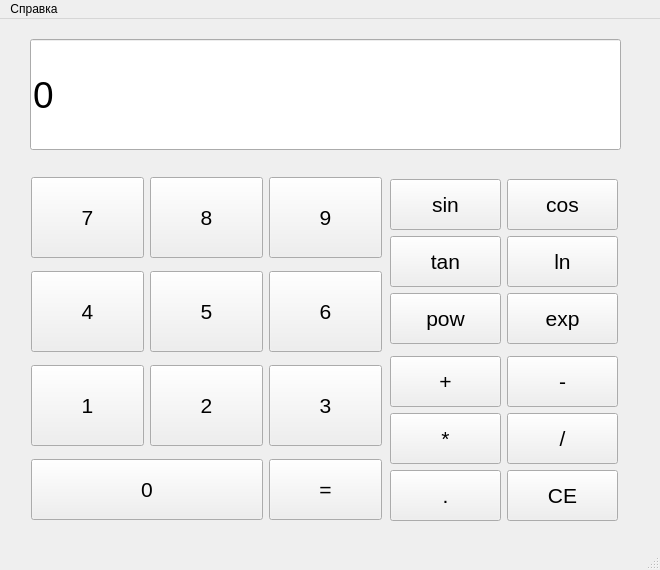
<?xml version="1.0" encoding="UTF-8"?>
<ui version="4.0">
 <class>MainWindow</class>
 <widget class="QMainWindow" name="MainWindow">
  <property name="geometry">
   <rect>
    <x>0</x>
    <y>0</y>
    <width>660</width>
    <height>570</height>
   </rect>
  </property>
  <property name="minimumSize">
   <size>
    <width>660</width>
    <height>570</height>
   </size>
  </property>
  <property name="maximumSize">
   <size>
    <width>660</width>
    <height>570</height>
   </size>
  </property>
  <property name="windowTitle">
   <string>Калькулятор</string>
  </property>
  <widget class="QWidget" name="centralwidget">
   <widget class="QLineEdit" name="lineEdit">
    <property name="geometry">
     <rect>
      <x>30</x>
      <y>20</y>
      <width>591</width>
      <height>111</height>
     </rect>
    </property>
    <property name="minimumSize">
     <size>
      <width>591</width>
      <height>111</height>
     </size>
    </property>
    <property name="font">
     <font>
      <pointsize>28</pointsize>
     </font>
    </property>
    <property name="text">
     <string>0</string>
    </property>
   </widget>
   <widget class="QWidget" name="">
    <property name="geometry">
     <rect>
      <x>31</x>
      <y>151</y>
      <width>351</width>
      <height>361</height>
     </rect>
    </property>
    <layout class="QGridLayout" name="gridLayout">
     <item row="0" column="0">
      <widget class="QPushButton" name="pushButton_7">
       <property name="minimumSize">
        <size>
         <width>111</width>
         <height>81</height>
        </size>
       </property>
       <property name="font">
        <font>
         <pointsize>16</pointsize>
        </font>
       </property>
       <property name="text">
        <string>7</string>
       </property>
      </widget>
     </item>
     <item row="0" column="1">
      <widget class="QPushButton" name="pushButton_8">
       <property name="minimumSize">
        <size>
         <width>111</width>
         <height>81</height>
        </size>
       </property>
       <property name="font">
        <font>
         <pointsize>16</pointsize>
        </font>
       </property>
       <property name="text">
        <string>8</string>
       </property>
      </widget>
     </item>
     <item row="0" column="2">
      <widget class="QPushButton" name="pushButton_9">
       <property name="minimumSize">
        <size>
         <width>111</width>
         <height>81</height>
        </size>
       </property>
       <property name="font">
        <font>
         <pointsize>16</pointsize>
        </font>
       </property>
       <property name="text">
        <string>9</string>
       </property>
      </widget>
     </item>
     <item row="1" column="0">
      <widget class="QPushButton" name="pushButton_4">
       <property name="minimumSize">
        <size>
         <width>111</width>
         <height>81</height>
        </size>
       </property>
       <property name="font">
        <font>
         <pointsize>16</pointsize>
        </font>
       </property>
       <property name="text">
        <string>4</string>
       </property>
      </widget>
     </item>
     <item row="1" column="1">
      <widget class="QPushButton" name="pushButton_5">
       <property name="minimumSize">
        <size>
         <width>111</width>
         <height>81</height>
        </size>
       </property>
       <property name="font">
        <font>
         <pointsize>16</pointsize>
        </font>
       </property>
       <property name="text">
        <string>5</string>
       </property>
      </widget>
     </item>
     <item row="1" column="2">
      <widget class="QPushButton" name="pushButton_6">
       <property name="minimumSize">
        <size>
         <width>111</width>
         <height>81</height>
        </size>
       </property>
       <property name="font">
        <font>
         <pointsize>16</pointsize>
        </font>
       </property>
       <property name="text">
        <string>6</string>
       </property>
      </widget>
     </item>
     <item row="2" column="0">
      <widget class="QPushButton" name="pushButton_1">
       <property name="minimumSize">
        <size>
         <width>111</width>
         <height>81</height>
        </size>
       </property>
       <property name="font">
        <font>
         <pointsize>16</pointsize>
        </font>
       </property>
       <property name="text">
        <string>1</string>
       </property>
      </widget>
     </item>
     <item row="2" column="1">
      <widget class="QPushButton" name="pushButton_2">
       <property name="minimumSize">
        <size>
         <width>111</width>
         <height>81</height>
        </size>
       </property>
       <property name="font">
        <font>
         <pointsize>16</pointsize>
        </font>
       </property>
       <property name="text">
        <string>2</string>
       </property>
      </widget>
     </item>
     <item row="2" column="2">
      <widget class="QPushButton" name="pushButton_3">
       <property name="minimumSize">
        <size>
         <width>111</width>
         <height>81</height>
        </size>
       </property>
       <property name="font">
        <font>
         <pointsize>16</pointsize>
        </font>
       </property>
       <property name="text">
        <string>3</string>
       </property>
      </widget>
     </item>
     <item row="3" column="0" colspan="2">
      <widget class="QPushButton" name="pushButton_0">
       <property name="minimumSize">
        <size>
         <width>231</width>
         <height>61</height>
        </size>
       </property>
       <property name="font">
        <font>
         <pointsize>16</pointsize>
        </font>
       </property>
       <property name="text">
        <string>0</string>
       </property>
      </widget>
     </item>
     <item row="3" column="2">
      <widget class="QPushButton" name="pushButton_equals">
       <property name="minimumSize">
        <size>
         <width>111</width>
         <height>61</height>
        </size>
       </property>
       <property name="font">
        <font>
         <pointsize>16</pointsize>
        </font>
       </property>
       <property name="text">
        <string>=</string>
       </property>
      </widget>
     </item>
    </layout>
   </widget>
   <widget class="QWidget" name="">
    <property name="geometry">
     <rect>
      <x>390</x>
      <y>160</y>
      <width>233</width>
      <height>347</height>
     </rect>
    </property>
    <layout class="QVBoxLayout" name="verticalLayout">
     <item>
      <layout class="QFormLayout" name="formLayout">
       <item row="0" column="0">
        <widget class="QPushButton" name="pushButton_sin">
         <property name="minimumSize">
          <size>
           <width>111</width>
           <height>51</height>
          </size>
         </property>
         <property name="maximumSize">
          <size>
           <width>111</width>
           <height>51</height>
          </size>
         </property>
         <property name="font">
          <font>
           <pointsize>16</pointsize>
          </font>
         </property>
         <property name="text">
          <string>sin</string>
         </property>
        </widget>
       </item>
       <item row="0" column="1">
        <widget class="QPushButton" name="pushButton_cos">
         <property name="minimumSize">
          <size>
           <width>111</width>
           <height>51</height>
          </size>
         </property>
         <property name="maximumSize">
          <size>
           <width>111</width>
           <height>51</height>
          </size>
         </property>
         <property name="font">
          <font>
           <pointsize>16</pointsize>
          </font>
         </property>
         <property name="text">
          <string>cos</string>
         </property>
        </widget>
       </item>
       <item row="1" column="0">
        <widget class="QPushButton" name="pushButton_tan">
         <property name="minimumSize">
          <size>
           <width>111</width>
           <height>51</height>
          </size>
         </property>
         <property name="font">
          <font>
           <pointsize>16</pointsize>
          </font>
         </property>
         <property name="text">
          <string>tan</string>
         </property>
        </widget>
       </item>
       <item row="1" column="1">
        <widget class="QPushButton" name="pushButton_ln">
         <property name="minimumSize">
          <size>
           <width>111</width>
           <height>51</height>
          </size>
         </property>
         <property name="maximumSize">
          <size>
           <width>111</width>
           <height>51</height>
          </size>
         </property>
         <property name="font">
          <font>
           <pointsize>16</pointsize>
          </font>
         </property>
         <property name="text">
          <string>ln</string>
         </property>
        </widget>
       </item>
       <item row="2" column="0">
        <widget class="QPushButton" name="pushButton_power">
         <property name="minimumSize">
          <size>
           <width>111</width>
           <height>51</height>
          </size>
         </property>
         <property name="font">
          <font>
           <pointsize>16</pointsize>
          </font>
         </property>
         <property name="text">
          <string>pow</string>
         </property>
        </widget>
       </item>
       <item row="2" column="1">
        <widget class="QPushButton" name="pushButton_exp">
         <property name="minimumSize">
          <size>
           <width>111</width>
           <height>51</height>
          </size>
         </property>
         <property name="maximumSize">
          <size>
           <width>111</width>
           <height>51</height>
          </size>
         </property>
         <property name="font">
          <font>
           <pointsize>16</pointsize>
          </font>
         </property>
         <property name="text">
          <string>exp</string>
         </property>
        </widget>
       </item>
      </layout>
     </item>
     <item>
      <layout class="QFormLayout" name="formLayout_2">
       <item row="0" column="0">
        <widget class="QPushButton" name="pushButton_plus">
         <property name="minimumSize">
          <size>
           <width>111</width>
           <height>51</height>
          </size>
         </property>
         <property name="maximumSize">
          <size>
           <width>111</width>
           <height>51</height>
          </size>
         </property>
         <property name="font">
          <font>
           <pointsize>16</pointsize>
          </font>
         </property>
         <property name="text">
          <string>+</string>
         </property>
        </widget>
       </item>
       <item row="0" column="1">
        <widget class="QPushButton" name="pushButton_minus">
         <property name="minimumSize">
          <size>
           <width>111</width>
           <height>51</height>
          </size>
         </property>
         <property name="maximumSize">
          <size>
           <width>111</width>
           <height>51</height>
          </size>
         </property>
         <property name="font">
          <font>
           <pointsize>16</pointsize>
          </font>
         </property>
         <property name="text">
          <string>-</string>
         </property>
        </widget>
       </item>
       <item row="1" column="0">
        <widget class="QPushButton" name="pushButton_multipl">
         <property name="minimumSize">
          <size>
           <width>111</width>
           <height>51</height>
          </size>
         </property>
         <property name="maximumSize">
          <size>
           <width>111</width>
           <height>51</height>
          </size>
         </property>
         <property name="font">
          <font>
           <pointsize>16</pointsize>
          </font>
         </property>
         <property name="text">
          <string>*</string>
         </property>
        </widget>
       </item>
       <item row="1" column="1">
        <widget class="QPushButton" name="pushButton_division">
         <property name="minimumSize">
          <size>
           <width>111</width>
           <height>51</height>
          </size>
         </property>
         <property name="maximumSize">
          <size>
           <width>111</width>
           <height>51</height>
          </size>
         </property>
         <property name="font">
          <font>
           <pointsize>16</pointsize>
          </font>
         </property>
         <property name="text">
          <string>/</string>
         </property>
        </widget>
       </item>
       <item row="2" column="0">
        <widget class="QPushButton" name="pushButton_dot">
         <property name="minimumSize">
          <size>
           <width>111</width>
           <height>51</height>
          </size>
         </property>
         <property name="maximumSize">
          <size>
           <width>111</width>
           <height>51</height>
          </size>
         </property>
         <property name="font">
          <font>
           <pointsize>16</pointsize>
          </font>
         </property>
         <property name="text">
          <string>.</string>
         </property>
        </widget>
       </item>
       <item row="2" column="1">
        <widget class="QPushButton" name="pushButton_ce">
         <property name="minimumSize">
          <size>
           <width>111</width>
           <height>51</height>
          </size>
         </property>
         <property name="maximumSize">
          <size>
           <width>111</width>
           <height>51</height>
          </size>
         </property>
         <property name="font">
          <font>
           <pointsize>16</pointsize>
          </font>
         </property>
         <property name="text">
          <string>CE</string>
         </property>
        </widget>
       </item>
      </layout>
     </item>
    </layout>
   </widget>
  </widget>
  <widget class="QMenuBar" name="menubar">
   <property name="geometry">
    <rect>
     <x>0</x>
     <y>0</y>
     <width>660</width>
     <height>26</height>
    </rect>
   </property>
   <widget class="QMenu" name="menu">
    <property name="title">
     <string>Справка</string>
    </property>
    <widget class="QMenu" name="menu_2">
     <property name="title">
      <string>Автор</string>
     </property>
     <addaction name="action_20"/>
    </widget>
    <addaction name="menu_2"/>
   </widget>
   <addaction name="menu"/>
  </widget>
  <widget class="QStatusBar" name="statusbar"/>
  <action name="action_20">
   <property name="text">
    <string>Елин Руслан Вячеславович</string>
   </property>
  </action>
 </widget>
 <resources/>
 <connections/>
</ui>
